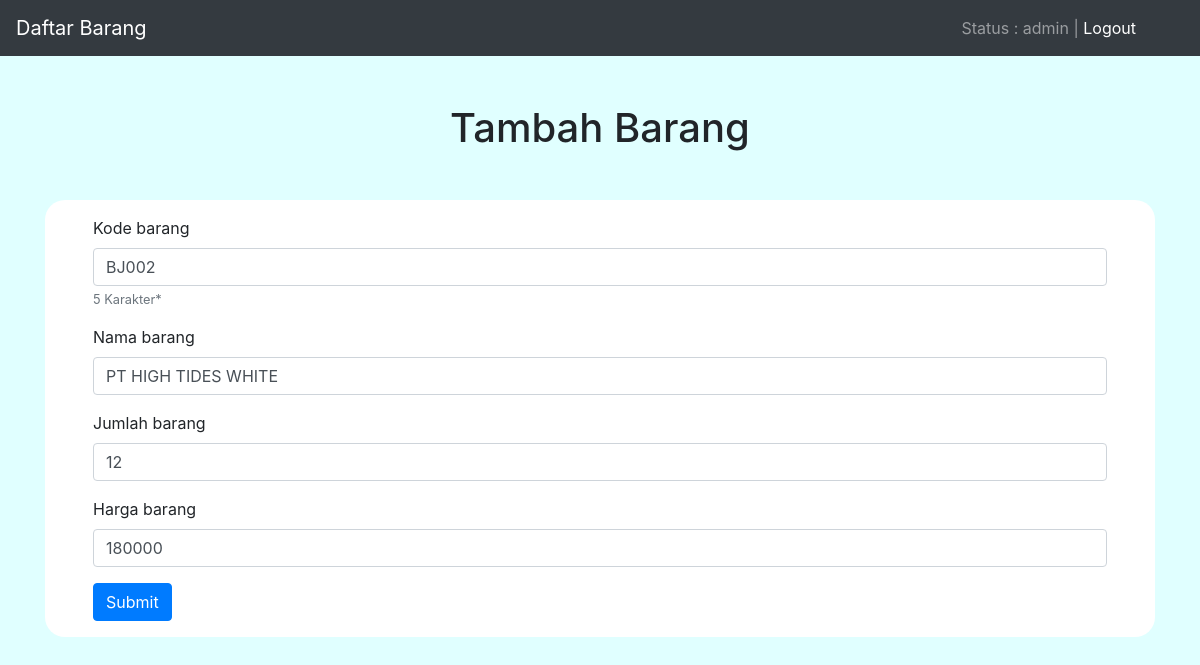
The app's page /homepage/ubah.php?kode=BJ002 (signed in) with its own data.
### tables this page shows
CREATE TABLE `barang` (
  `barang_kode` varchar(5) NOT NULL,
  `barang_nama` varchar(50) NOT NULL,
  `barang_jumlah` int(10) NOT NULL,
  `barang_harga` int(10) NOT NULL
);

### homepage/functions.php (called while the page is built, shortened)
<?php
$db = mysqli_connect("localhost", "root", "", "crudsession");
function query ($query){
	global $db;
	$result = mysqli_query( $db, $query );
	$rows = [];
	while ($row=mysqli_fetch_assoc($result)) {
		$rows[] = $row;
	}
	return $rows;
}
 ?>

### homepage/ubah.php (the view, shortened to what this page needs)
<?php
require 'functions.php';
$kode = $_GET["kode"];
$barang = query("SELECT * FROM barang WHERE barang_kode = '$kode'")[0];
 ?>
<!doctype html>
<html lang="en">
<head>
    <link rel="stylesheet" href="https://maxcdn.bootstrapcdn.com/bootstrap/4.0.0/css/bootstrap.min.css"
>
</head>
<body>
    <nav class="navbar navbar-expand-lg navbar-dark bg-dark">
    <a class="navbar-brand" href="index.php">Daftar Barang</a>
      <div class="collapse navbar-collapse" id="navbarText">
        <span class="navbar-text pr-5">
          Status : <?php echo $_SESSION['user_level']; ?> | <a href="logout.php">Logout</a>
        </span>
      </div>
    </nav>
    <h1 class="mt-5 mb-5 text-center">Tambah Barang</h1>
    <div class="container">
        <div class="row">
            <div class="col-md-12">
                <div class="pr-5 pl-5 pt-3 pb-3 table100">
                    <form action="" method="post">
                      <div class="form-group">
                        <label for="kode">Kode barang</label>
                        <input type="text" class="form-control" id="kode" name="kode" placeholder="Masukkan kode barang" required minlength="5" maxlength="5" value="<?php echo $barang['barang_kode'] ?>">
                        <small id="emailHelp" class="form-text text-muted" style="color: red">5 Karakter*</small>
                      </div>
                      <div class="form-group">
                        <label for="nama">Nama barang</label>
                        <input type="text" class="form-control" id="nama" name="nama" placeholder="Masukkan nama barang" required minlength="3" maxlength="20" value="<?php echo $barang['barang_nama'] ?>">
                      </div>
                      <div class="form-group">
                        <label for="jumlah">Jumlah barang</label>
                        <input type="number" class="form-control" id="jumlah" name="jumlah" placeholder="Masukkan jumlah barang" required value="<?php echo $barang['barang_jumlah'] ?>">
                      </div>
                      <div class="form-group">
                        <label for="harga">Harga barang</label>
                        <input type="number" class="form-control" id="harga" name="harga" placeholder="Masukkan harga barang" required value="<?php echo $barang['barang_harga'] ?>">
                      </div>
                      <button type="submit" class="btn btn-primary" name="submit">Submit</button>
                    </form>
                </div>
            </div>
        </div>
    </div>
</body>
</html>

### homepage/ubah.php (style rules this page uses)
body { background-color: #E0FFFF; }
.table100 { background-color: white; border-radius: 20px; }

### records on screen
barang: kode "BJ002", nama "PT HIGH TIDES WHITE", jumlah "12", harga "180000"

### other values on screen
$_SESSION['user_level'] "admin"
